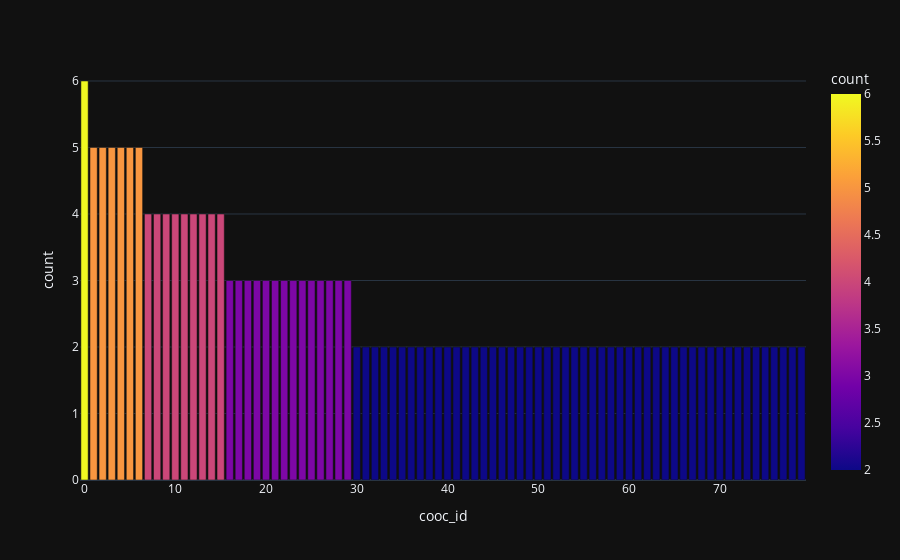

The cell this chart's notebook holds for it:
### Code cell
fig = px.bar(dfp[:80], x='cooc_id', y='count', color = 'count')
fig.show()

### Figure 1 — Plotly figure (JSON) as saved in the notebook; plotly's stock layout.template omitted (floating-point values rounded to 4 significant figures)
{"data": [{"alignmentgroup": "True", "hovertemplate": "cooc_id=%{x}<br>count=%{marker.color}<extra></extra>", "legendgroup": "", "marker": {"color": [6, 5, 5, 5, 5, 5, 5, 4, 4, 4, 4, 4, 4, 4, 4, 4, 3, 3, 3, 3, 3, 3, 3, 3, 3, 3, 3, 3, 3, 3, 2, 2, 2, 2, 2, 2, 2, 2, 2, 2, 2, 2, 2, 2, 2, 2, 2, 2, 2, 2, 2, 2, 2, 2, 2, 2, 2, 2, 2, 2, 2, 2, 2, 2, 2, 2, 2, 2, 2, 2, 2, 2, 2, 2, 2, 2, 2, 2, 2, 2], "coloraxis": "coloraxis", "pattern": {"shape": ""}}, "name": "", "offsetgroup": "", "orientation": "v", "showlegend": false, "textposition": "auto", "x": [0, 1, 2, 3, 4, 5, 6, 7, 8, 9, 10, 11, 12, 13, 14, 15, 16, 17, 18, 19, 20, 21, 22, 23, 24, 25, 26, 27, 28, 29, 30, 31, 32, 33, 34, 35, 36, 37, 38, 39, 40, 41, 42, 43, 44, 45, 46, 47, 48, 49, 50, 51, 52, 53, 54, 55, 56, 57, 58, 59, 60, 61, 62, 63, 64, 65, 66, 67, 68, 69, 70, 71, 72, 73, 74, 75, 76, 77, 78, 79], "xaxis": "x", "y": [6, 5, 5, 5, 5, 5, 5, 4, 4, 4, 4, 4, 4, 4, 4, 4, 3, 3, 3, 3, 3, 3, 3, 3, 3, 3, 3, 3, 3, 3, 2, 2, 2, 2, 2, 2, 2, 2, 2, 2, 2, 2, 2, 2, 2, 2, 2, 2, 2, 2, 2, 2, 2, 2, 2, 2, 2, 2, 2, 2, 2, 2, 2, 2, 2, 2, 2, 2, 2, 2, 2, 2, 2, 2, 2, 2, 2, 2, 2, 2], "yaxis": "y", "type": "bar"}], "layout": {"xaxis": {"anchor": "y", "domain": [0.0, 1.0], "title": {"text": "cooc_id"}}, "yaxis": {"anchor": "x", "domain": [0.0, 1.0], "title": {"text": "count"}}, "coloraxis": {"colorbar": {"title": {"text": "count"}}, "colorscale": [[0.0, "#0d0887"], [0.1111, "#46039f"], [0.2222, "#7201a8"], [0.3333, "#9c179e"], [0.4444, "#bd3786"], [0.5556, "#d8576b"], [0.6667, "#ed7953"], [0.7778, "#fb9f3a"], [0.8889, "#fdca26"], [1.0, "#f0f921"]]}, "legend": {"tracegroupgap": 0}, "margin": {"t": 60}, "barmode": "relative"}}
